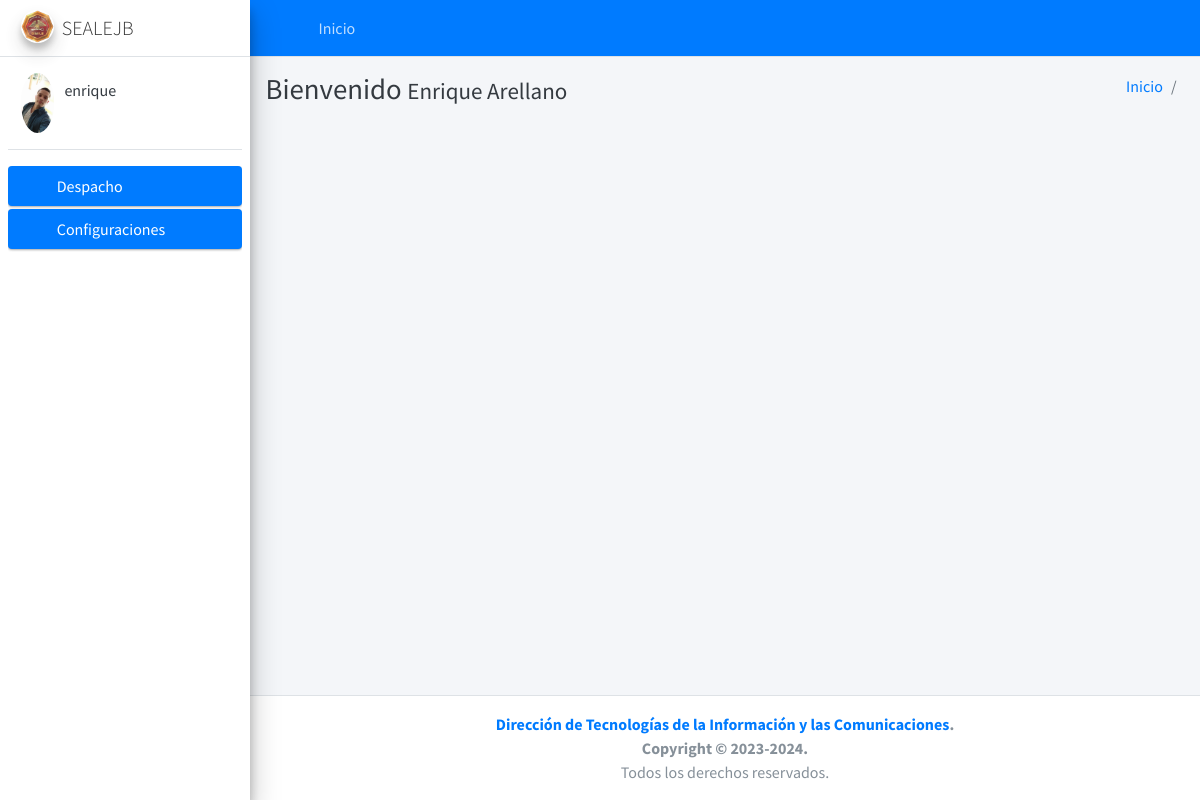
The page /erp/dashboard/ (signed in) on the database its author committed.
### core/user/models.py (models this page shows, shortened)
class User(AbstractUser):
    image = models.ImageField(upload_to='users/%Y/%m/%d', null=True, blank=True)
    token = models.UUIDField(primary_key=False, editable=False, null=True, blank=True)
    def get_image(self):
        if self.image:
            return '{}{}'.format(MEDIA_URL, self.image)
        return '{}{}'.format(STATIC_URL, 'img/empty.png')

### core/erp/views/dashboard/views.py (the view, shortened to what this page needs)
# urls.py: path('dashboard/', DashboardView.as_view(), name='dashboard'),
class DashboardView(LoginRequiredMixin, TemplateView):
    template_name = 'dashboard.html'
    @method_decorator(csrf_exempt)
    def dispatch(self, request, *args, **kwargs):
        return super().dispatch(request, *args, **kwargs)
    def get(self, request, *args, **kwargs):
        return super().get(request, *args, **kwargs)
    def get_graph_sales_year_month(self):
        data = []
        try:
            year = datetime.now().year
            for m in range(1, 13):
                total = Sale.objects.filter(date_joined__year=year, date_joined__month=m).aggregate(
                    r=Coalesce(Sum('total'), 0)).get('r')
                data.append(float(total))
        except:
            pass
        return data
    def get_context_data(self, **kwargs):
        context = super().get_context_data(**kwargs)
        context['panel'] = 'Panel de administrador'
        context['graph_sales_year_month'] = self.get_graph_sales_year_month()
        return context

### templates/dashboard.html (shortened to what this page needs)
{% extends 'layout.html' %}
{% load static %}
{% block content %}
    <div class="container-fluid">
        <br>
        <br>
        <br>
    </div>
{% endblock %}

### templates/vtc/body.html (shortened to what this page needs)
{% extends 'home.html' %}
{% block body %}
    <body class="hold-transition sidebar-mini layout-fixed">
    <div class="wrapper">
        {% include 'vtc/header.html' %}
        {% include 'vtc/sidebar.html' %}
        <div class="content-wrapper">
            <div class="content-header">
                <div class="container-fluid">
                    <div class="row">
                        <div class="col-sm-6">
                            <h1 class="m-0 text-dark"> Bienvenido <small>{{ request.user.get_full_name }}</small></h1>
                        </div>
                        <div class="col-sm-6">
                            <ol class="breadcrumb float-sm-right">
                                <li class="breadcrumb-item"><a href="{% url 'erp:dashboard' %}">Inicio</a></li>
                                <li class="breadcrumb-item"><a href="{{ list_url }}">{{ entity }}</a></li>
                            </ol>
                        </div>
                    </div>
                </div>
            </div>
            <div class="content">
                <div class="container-fluid">
                    {% block content %}
                    {% endblock %}
                </div>
            </div>
        </div>
        {% include 'footer.html' %}
    </div>
    </body>
{% endblock %}

### templates/vtc/sidebar.html (shortened to what this page needs)
{% load static %}
<aside class="main-sidebar sidebar-light-primary elevation-4">
    <a href="{% url 'erp:dashboard' %}" class="brand-link">
        <img src="{% static 'img/sale.png' %}" alt="AdminLTE Logo" class="brand-image img-circle elevation-3"
            style="opacity: .8">
        <span class="brand-text font-weight-light">SEALEJB</span>
    </a>
    <div class="sidebar">
        <div class="user-panel mt-3 pb-3 mb-3 d-flex">
            <div class="image">
                <img src="{{ request.user.get_image }}" class="img-circle" alt="User Image">
            </div>
            <div class="info">
                <a href="#" class="d-block">{{ request.user.username }}</a>
            </div>
        </div>
        <nav class="mt-2">
            <ul class="nav nav-pills nav-sidebar flex-column" data-widget="treeview" role="menu" data-accordion="false">
                <li class="nav-item">
                    <a href="#" class="nav-link active">
                        <i class="nav-icon fas fa-store"></i>
                        <p>
                            Despacho
                            <i class="right fas fa-angle-left"></i>
                        </p>
                    </a>
                </li>
                <li class="nav-item">
                    <a href="#" class="nav-link active">
                        <i class="nav-icon fas fa-cogs"></i>
                        <p>
                            Configuraciones
                            <i class="fas fa-angle-left right"></i>
                        </p>
                    </a>
                </li>
            </ul>
        </nav>
    </div>
</aside>

### rows shown on the page
User: user.get_image (picture), user.username "enrique", user.get_full_name "Enrique Arellano"
